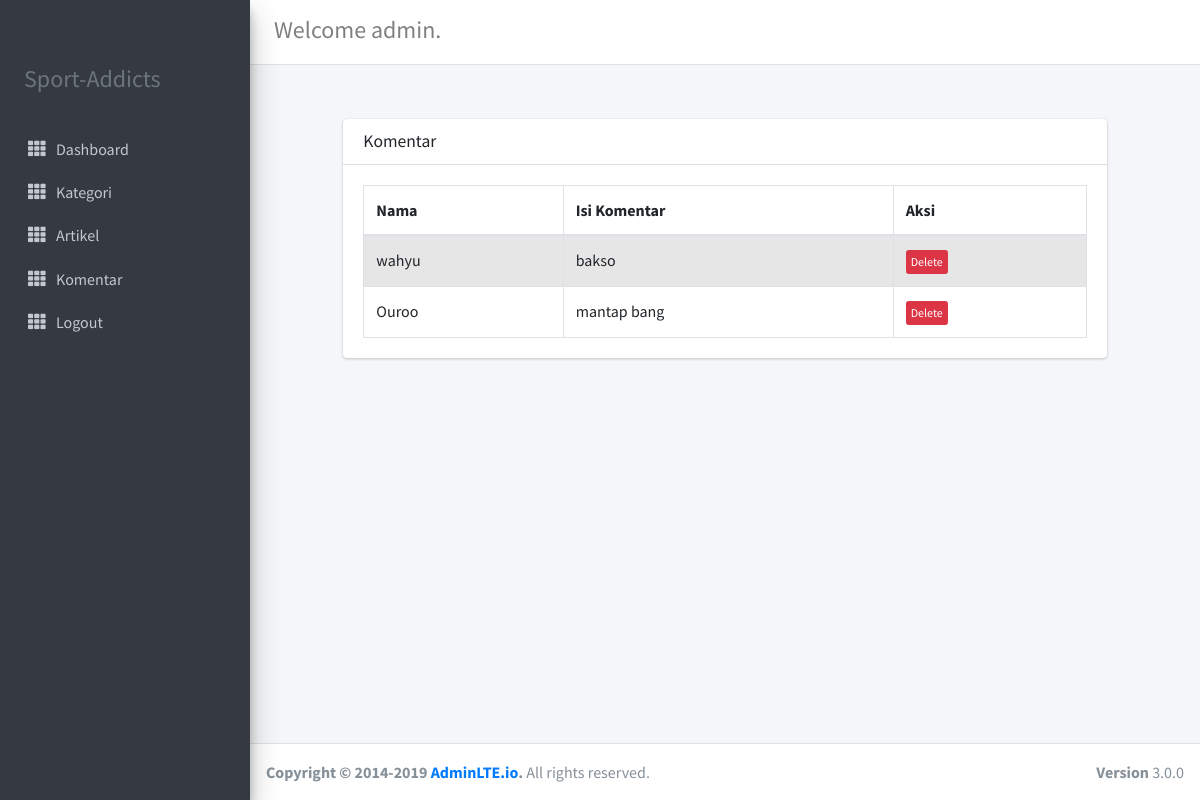
Screenshot of /komentar.php (signed in) with the database file from the repository.
### tables this page shows
CREATE TABLE `table_komentar` (
  `id` int(11) NOT NULL,
  `id_artikel` int(11) NOT NULL,
  `isi` text NOT NULL,
  `nama_user` varchar(50) NOT NULL,
  `tanggal` date NOT NULL
);

### komentar.php (the view, shortened to what this page needs)
<?php
include('koneksi.php');
include ('admin_header.php');
$query = "SELECT * from table_komentar";
$result = mysqli_query($con,$query);
?>
    <section class="content">
      <div class="container-fluid">
        <div class="row justify-content-center">
          <div class="col-12 col-sm-6 col-md-10">
           <div class="card">
           	 <div class="card-header">
                <h3 class="card-title">Komentar</h3>
            </div>
              <div class="card-body">
                <table id="cat_table" class="table table-bordered table-striped">
                  <thead>
                  <tr>
                    <th>Nama</th>
                    <th>Isi Komentar</th>
                    <th>Aksi</th>
                  </tr>
                  </thead>
                  <tbody>
                 <?php while ($data = mysqli_fetch_array($result)) {?>
                  <tr>
                    <td><?php echo $data['nama_user'] ?></td>
                    <td><?php echo $data['isi'] ?></td>
                    <td>
                    	<a href="komentar_delete.php?id=<?php echo $data['id'];?>" class="btn btn-danger btn-xs" onclick="return confirm('apakah anda yakin?')"> Delete</a>
                    </td>
                  </tr>
                  <?php } ?>
                  </tbody>
                </table>
              </div>
            </div>
          </div>
        </div>
      </div>
    </section>
 <?php include ('admin_footer.php')?>

### rows the page displays
table_komentar: nama_user "wahyu", isi "bakso"
table_komentar: nama_user "Ouroo", isi "mantap bang"

### other values shown
$_SESSION['username'] "admin"
